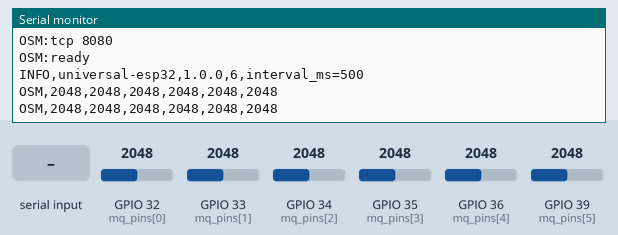
Simulated run of this program. Board: ESP32. On the bench: the last lines printed to the serial monitor. Inputs (shaded band) come from the test bench; at power-on: GPIO 32 (mq_pins[0]) = 2048, GPIO 33 (mq_pins[1]) = 2048, GPIO 34 (mq_pins[2]) = 2048, GPIO 35 (mq_pins[3]) = 2048, GPIO 36 (mq_pins[4]) = 2048, GPIO 39 (mq_pins[5]) = 2048.

Above: at 1.4 s.
1.5 s: "EVENT,\n" received over Serial
3.0 s: "EVENT,,45\n" received over Serial
4.5 s: GPIO 32 (mq_pins[0]) set to 2866
At 4.81 s:
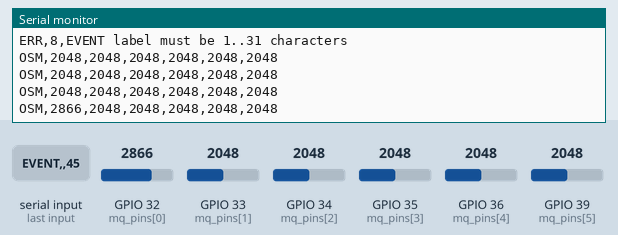
6.0 s: GPIO 33 (mq_pins[1]) set to 2866
At 6.4 s:
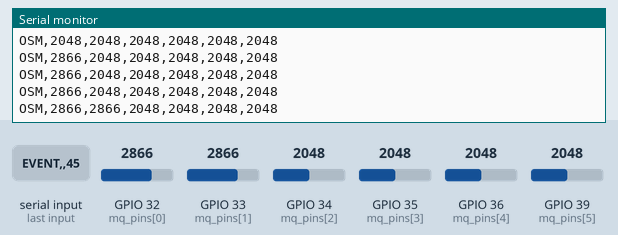
7.5 s: GPIO 34 (mq_pins[2]) set to 2866
At 7.9 s:
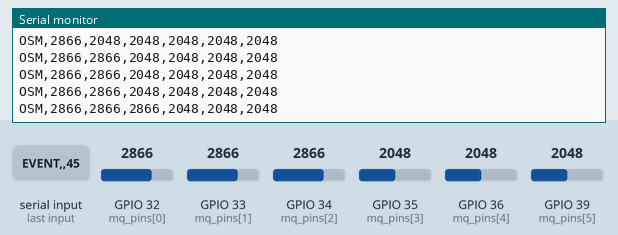
9.0 s: GPIO 35 (mq_pins[3]) set to 2866
At 9.31 s:
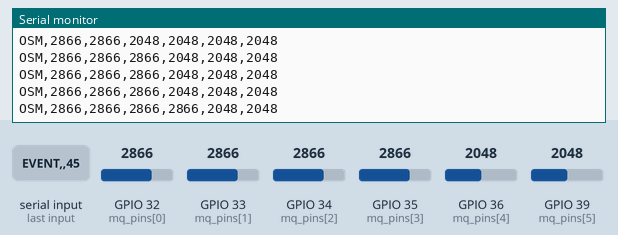

The program:

main.cpp
```cpp
/*
 * OpenSmell E-Nose Universal Firmware
 * Supports USB Serial AND WiFi AP + TCP on port 8080.
 * Falls back to Serial-only if WiFi fails.
 * ADC1 pins only (WiFi-safe): 32, 33, 34, 35, 36, 39
 */

#include <Arduino.h>
#include <WiFi.h>
#include <ESPmDNS.h>
#include <stdlib.h>
#include <string.h>

// Nominal sample period in milliseconds. 500 ms (2 Hz) is the default because
// that is the cadence measured on all 13 reference recordings; see
// SAMPLING_CONTRACT.md. Override at build time with
// -DOSMOGRAPH_SAMPLE_INTERVAL_MS=100 for a 10 Hz build.
#ifndef OSMOGRAPH_SAMPLE_INTERVAL_MS
#define OSMOGRAPH_SAMPLE_INTERVAL_MS 500
#endif
static_assert(OSMOGRAPH_SAMPLE_INTERVAL_MS >= 10,
              "sample interval below 10 ms exceeds what sequential ADC reads can sustain");

static const int mq_pins[] = {32, 33, 34, 35, 36, 39};
#ifndef OSMOGRAPH_PIN_COUNT
#define OSMOGRAPH_PIN_COUNT 6
#endif
static const int PIN_COUNT = OSMOGRAPH_PIN_COUNT;
static_assert(PIN_COUNT >= 1 && PIN_COUNT <= 6, "OSMOGRAPH_PIN_COUNT must be 1..6");

static WiFiServer tcp_server(8080);
static WiFiClient tcp_client;
static bool wifi_ok = false;

// Phase boundaries. A boundary is announced on every output immediately before
// the first OSM line of the new phase, so a reader knows which sample the label
// belongs to without counting. A host injects one with
//   EVENT,<label>,<sample_index>[,t_ms=<MS>]
// where a sample_index of -1 asks the device to assign its own next index.
// See docs/protocols/wire-protocol.md, EVENT message.
#define EVENT_LABEL_MAX 32
static bool pending_event = false;
static char pending_label[EVENT_LABEL_MAX];
static long pending_index = -1;
static long pending_t_ms = -1;
static long sample_index = 0;

static void announce_to_all(const char *line) {
  Serial.println(line);
  if (wifi_ok && tcp_client && tcp_client.connected()) {
    tcp_client.println(line);
  }
}

static void info_line(char *out, size_t cap) {
  snprintf(out, cap, "INFO,universal-esp32,1.0.0,%d,interval_ms=%d", PIN_COUNT,
           OSMOGRAPH_SAMPLE_INTERVAL_MS);
}

// Emit a queued boundary, if any, immediately before the sample it annotates.
// Flushing it after the OSM line instead would attach the label to the previous
// sample, which is the one mistake a phase-aware reader cannot detect.
static void flush_pending_event() {
  if (!pending_event) return;
  char line[96];
  int n = snprintf(line, sizeof(line), "EVENT,%s,%ld", pending_label, pending_index);
  if (pending_t_ms >= 0 && n > 0 && (size_t)n < sizeof(line)) {
    snprintf(line + n, sizeof(line) - n, ",t_ms=%ld", pending_t_ms);
  }
  announce_to_all(line);
  pending_event = false;
}

// Only EVENT is accepted: this is a streaming sensor, so there is nothing else to
// configure at runtime. Reading over USB as well as TCP means a host attached to
// the serial port can inject a boundary; the sketch only ever writes to that
// port, so reading from it cannot eat a byte of our own output.
static void read_commands(Stream &in, Print &out) {
  while (in.available()) {
    String cmd = in.readStringUntil('\n');
    cmd.trim();
    if (!cmd.startsWith("EVENT,")) continue;

    // The label is quoted between the first two commas rather than split
    // blindly: a comma inside it would shift every following field, which is
    // exactly what ERR,8 exists to report.
    int c1 = cmd.indexOf(',');
    int c2 = cmd.indexOf(',', c1 + 1);
    if (c1 < 0 || c2 < 0) {
      out.println("ERR,8,EVENT needs <label> and <sample_index>");
      continue;
    }
    String label = cmd.substring(c1 + 1, c2);
    String rest = cmd.substring(c2 + 1);
    long t_ms = -1;
    int t_at = rest.indexOf("t_ms=");
    if (t_at >= 0) {
      t_ms = strtol(rest.substring(t_at + 5).c_str(), NULL, 10);
      rest = rest.substring(0, t_at);
    }
    if (rest.length() == 0) {
      out.println("ERR,8,EVENT needs a sample_index");
      continue;
    }
    if (label.length() == 0 || label.length() >= EVENT_LABEL_MAX) {
      out.printf("ERR,8,EVENT label must be 1..%d characters\n", EVENT_LABEL_MAX - 1);
      continue;
    }

    long index = strtol(rest.c_str(), NULL, 10);
    strncpy(pending_label, label.c_str(), EVENT_LABEL_MAX - 1);
    pending_label[EVENT_LABEL_MAX - 1] = '\0';
    // A negative index means "device assigns": the host is not counting the
    // stream, so only the device knows which sample this boundary lands on.
    pending_index = (index < 0) ? sample_index : index;
    pending_t_ms = t_ms;
    pending_event = true;
  }
}

void setup() {
  Serial.begin(115200);
  delay(200);
  Serial.println("OSM:boot");

  for (int i = 0; i < PIN_COUNT; i++) {
    pinMode(mq_pins[i], INPUT);
    analogSetPinAttenuation(mq_pins[i], ADC_11db);
  }

  // WiFi AP - non-blocking, errors don't halt setup
  uint32_t id = (uint32_t)ESP.getEfuseMac() & 0xFFFFFF;
  char ssid[32];
  snprintf(ssid, sizeof(ssid), "Osmograph-%06X", id);

  WiFi.mode(WIFI_AP);
  wifi_ok = WiFi.softAP(ssid, "osmograph");
  if (wifi_ok) {
    Serial.printf("OSM:wifi %s %s\n", ssid, WiFi.softAPIP().toString().c_str());

    if (MDNS.begin("osmograph")) {
      MDNS.addService("_osmograph", "_tcp", 8080);
    }

    tcp_server.begin();
    tcp_server.setNoDelay(true);
    Serial.println("OSM:tcp 8080");
  } else {
    Serial.println("OSM:wifi fail");
  }

  Serial.println("OSM:ready");
  // Declare the cadence on the wire, over USB as well as TCP. A host that has to
  // assume a sample rate will eventually assume the wrong one, and every
  // count-based temporal feature (rise time, decay time, latency) then scales by
  // that error.
  char info[80];
  info_line(info, sizeof(info));
  announce_to_all(info);
}

void loop() {
  static unsigned long last = 0;
  unsigned long now = millis();

  // TCP accept
  if (wifi_ok) {
    if (!tcp_client || !tcp_client.connected()) {
      if (tcp_client) tcp_client.stop();
      tcp_client = tcp_server.available();
      if (tcp_client && tcp_client.connected()) {
        // Every client is told the cadence, not just the first one. A client that
        // joins an already-running stream has no other way to learn it, and that
        // is the case that silently rescales every temporal feature when the
        // interval is missing.
        char info[80];
        info_line(info, sizeof(info));
        tcp_client.println(info);
      }
    }
  }

  if (Serial) {
    read_commands(Serial, Serial);
  }
  if (wifi_ok && tcp_client && tcp_client.connected()) {
    read_commands(tcp_client, tcp_client);
  }

  if (now - last < OSMOGRAPH_SAMPLE_INTERVAL_MS) return;
  last = now;

  flush_pending_event();

  char buf[96];
  // The OSM prefix is part of the wire format, not decoration: a reader that
  // dispatches on message type cannot tell a sample from an EVENT line without
  // it, and a spec-conforming reader drops unprefixed CSV entirely.
  int pos = snprintf(buf, sizeof(buf), "OSM");
  for (int i = 0; i < PIN_COUNT; i++) {
    pos += snprintf(buf + pos, sizeof(buf) - pos, ",%d", analogRead(mq_pins[i]));
  }
  buf[pos++] = '\n';
  buf[pos] = '\0';

  Serial.print(buf);

  if (wifi_ok && tcp_client && tcp_client.connected()) {
    tcp_client.write((uint8_t*)buf, pos);
  }

  sample_index++;
}
```

Measured:
- after the input at 4.5 s, the serial monitor: prints a new line at once (image 1)
- after the input at 6.0 s, the serial monitor: prints a new line at once (image 2)
- after the input at 7.5 s, the serial monitor: prints a new line at once (image 3)
- after the input at 9.0 s, the serial monitor: prints a new line at once (image 4)
